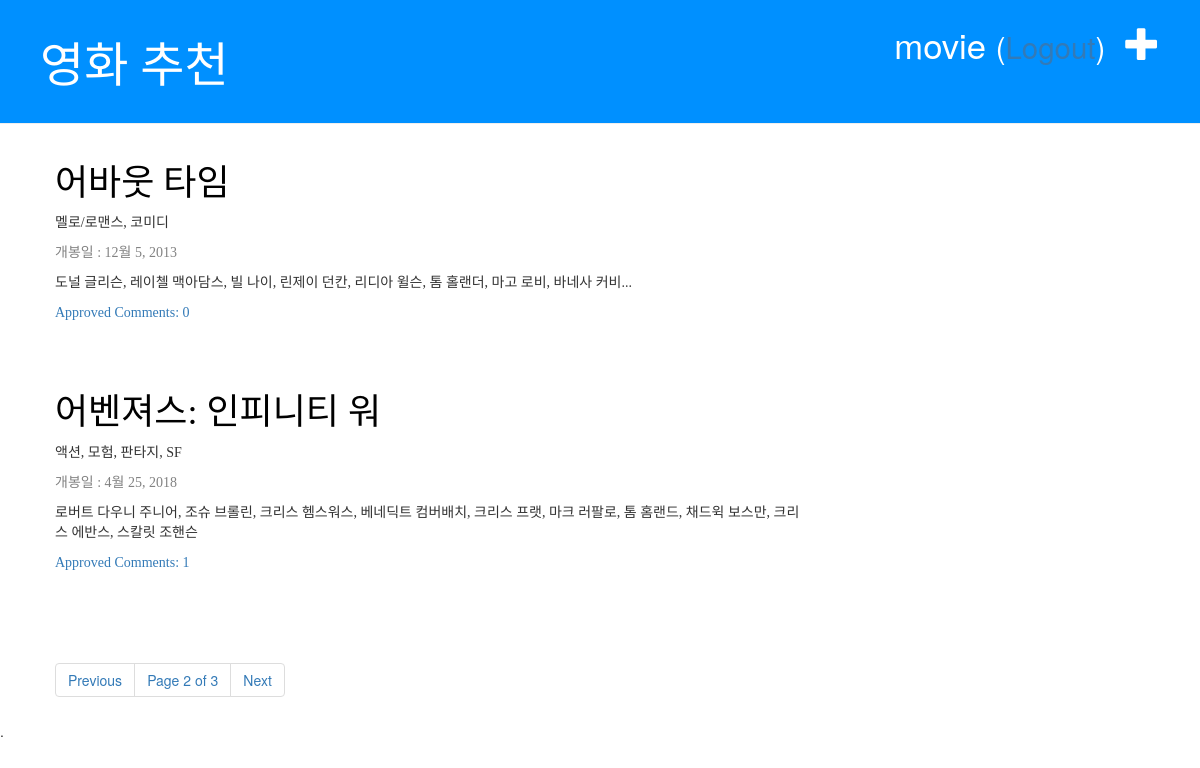
The page /blog/?page=2 (signed in) on the database its author committed.
### blog/models.py (models this page shows, shortened)
class Post(models.Model):
    title = models.CharField(max_length=100)
    text = models.TextField()
    genre = models.CharField(max_length=100)
    director_name = models.CharField(max_length=100)
    running_time = models.IntegerField()
    actor_actress = models.TextField()
    published_date = models.DateField()
    def approved_comments(self):
        return self.comments.filter(approved_comment=True)

### blog/views.py (the view)
# urls.py: path('', views.post_list, name='post_list'),
def post_list(request):
    post_queryset = Post.objects.order_by('title')
    paginator = Paginator(post_queryset, 2)
    try:
        page_number = request.GET.get('page')
        page = paginator.page(page_number)
    except PageNotAnInteger:
        page = paginator.page(1)
    except EmptyPage:
        page = paginator.page(paginator.num_pages)
    return render(request, 'blog/post_list.html', {'post_list': page})

### blog/templates/blog/post_list.html
{% extends 'blog/base.html' %}
{% block content %}
    {% for post in post_list %}
        <div class="post">
            <h1><a href="{% url 'post_detail' pk=post.pk %}"> {{post.title}}</a></h1>
            <p> {{ post.genre }}</p>
            <div class="date">
                <p> 개봉일 : {{ post.published_date }} </p>
            </div>
            <p> {{ post.actor_actress }}</p>
            <a href="{% url 'post_detail' pk=post.pk %}"> Approved Comments: {{ post.approved_comments.count }}</a>
        </div>
    {% empty %}
        <p>Blog(글)이 없습니다.</p>
    {% endfor %}
    {% include 'blog/pagination.html' with page=post_list %}
{% endblock %}

### blog/templates/blog/base.html (shortened to what this page needs)
<!DOCTYPE html>
{% load static %}
<html lang="ko">
<head>
    <link rel="stylesheet" href="https://maxcdn.bootstrapcdn.com/bootstrap/3.3.2/css/bootstrap.min.css">
    <link rel="stylesheet" href="https://maxcdn.bootstrapcdn.com/bootstrap/3.3.2/css/bootstrap-theme.min.css">
    <link rel="stylesheet" href="{% static 'css/blog.css' %}">
    </head>
<body>
    <div class="page-header">
        {% if user.is_authenticated %}
            <a href="{% url 'post_new' %}" class="top-menu">
                <span class="glyphicon glyphicon-plus"></span>
            </a>
            <p class="top-menu"> {{ user.username }}
                <small>
                (<a href="{% url 'logout' %}?next={{request.path}}">Logout</a>)
                </small>
            </p>
        {% else %}
            <a href="{% url 'login' %}" class="top-menu">
                <span class="glyphicon glyphicon-lock"></span>
            </a>
        {% endif %}
        <h1><a href="{% url 'post_list' %}">영화 추천</a></h1>
    </div>
    <div class="content container">
        <div class="row">
            <div class="col-md-8">
                {% block content %}
                {% endblock %}
            </div>
        </div>
    </div>.
</body>
</html>

### blog/static/css/blog.css (style rules this page uses)
.page-header { background-color: #0090ff; margin-top: 0; padding: 20px 20px 20px 40px; }
.page-header h1, .page-header h1 a, .page-header h1 a:visited, .page-header h1 a:active { color: #ffffff; font-size: 36pt; text-decoration: none; font-family: Malgun Godick; }
.content { margin-left: 40px; }
h1, h2, h3, h4 { font-family: 'Malgun Godick', cursive; }
.date { color: #828282; }
.top-menu, .top-menu:hover, .top-menu:visited { color: #ffffff; float: right; font-size: 26pt; margin-right: 20px; }
.post { margin-bottom: 70px; font-family: Malgun Godick; }
.post h1 { font-family: Malgun Godick; }
.post h1 a, .post h1 a:visited { color: #000000; font-family: Malgun Godick; }

### rows shown on the page
Post: title "어바웃 타임", genre "멜로/로맨스, 코미디", published_date "12월 5, 2013", actor_actress "도널 글리슨, 레이첼 맥아담스, 빌 나이, 린제이 던칸, 리디아 윌슨, 톰 홀랜더, 마고 로비, 바네사 커비...", approved_comments.count "0"
Post: title "어벤져스: 인피니티 워", genre "액션, 모험, 판타지, SF", published_date "4월 25, 2018", actor_actress "로버트 다우니 주니어, 조슈 브롤린, 크리스 헴스워스, 베네딕트 컴버배치, 크리스 프랫, 마크 러팔로, 톰 홈랜드, 채드윅 보스만, 크리스 에반스, 스칼릿 조핸슨", approved_comments.count "1"

### other values the page prints
{{ user.username }} "movie"
{{ page.number }} "2"
{{ page.paginator.num_pages }} "3"
